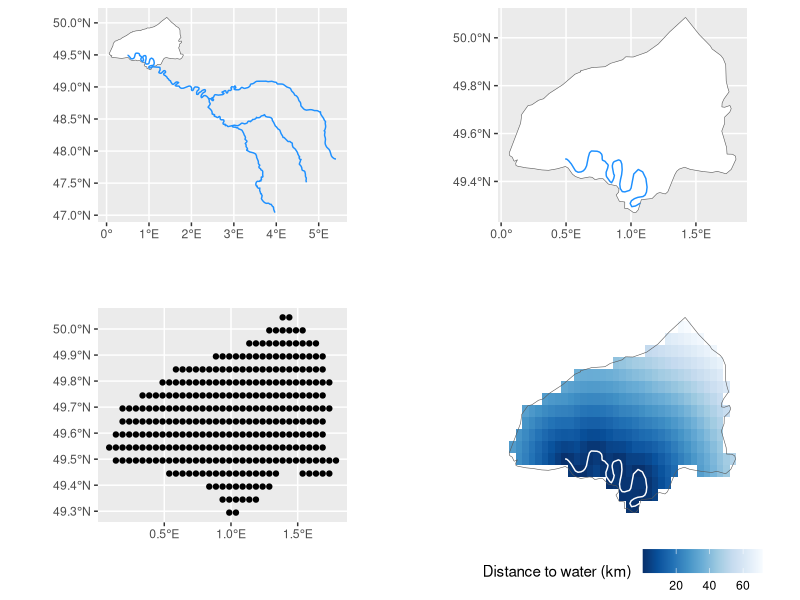
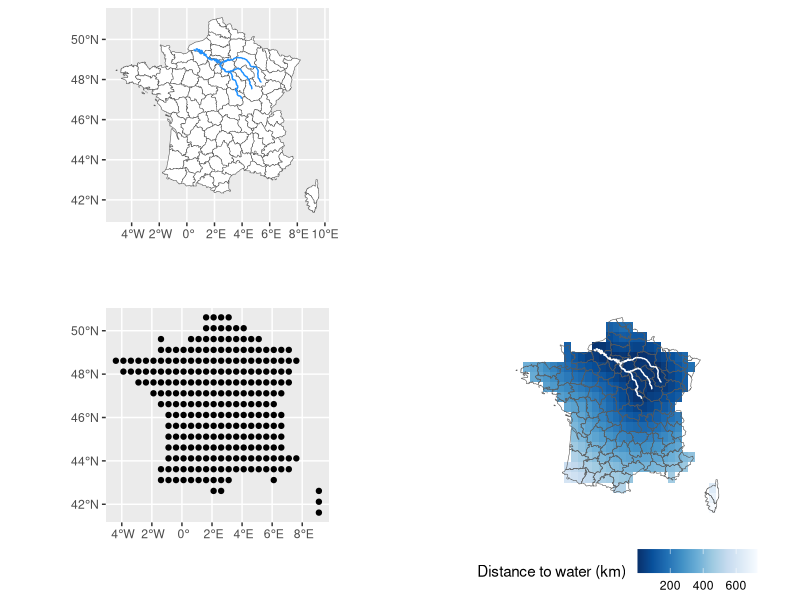

The R source for these figures, in order:
## ---- chunk 1
# Packages needed
{
  library("ggplot2") # plotting
  library("cowplot") # plotting
  library("RColorBrewer") # color palette
  library("sf") # spatial library
  library("spData") # river network
  library("maps") # borders of French departments
}
## ---- chunk 2
# Import Seine river
data("seine")

# Import one department
# map("france", namesonly = TRUE, plot = FALSE) # get names of French departments
sm <- map("france", regions = "Seine-Maritime", fill = FALSE, col = "black",
          plot = FALSE)

# Convert to sf objects
sm_sf <- st_as_sf(sm)
seine_sf <- st_as_sf(seine)

# Crop seine to Seine-Maritime department
seine_int <- seine_sf %>%
  st_transform(crs = st_crs(sm_sf)) %>% # same CRS
  st_intersection(sm_sf) # crop

# Draw grid
sm_grid <- st_make_grid(sm_sf, cellsize = 0.05, what = "centers")
# Crop the grid to Seine-Maritime department
sm_grid_int <- st_intersection(sm_grid, sm_sf)
# Compute distance to Seine river
dist_seine <- st_distance(seine_int, sm_grid_int)
# Conversion to dataframe
dist_seine_df <- data.frame(dist_seine = as.vector(dist_seine)/1000,
                            st_coordinates(sm_grid_int))

# Plot
plot_grid(
  ggplot(sm_sf) +
    geom_sf(fill = "white") +
    geom_sf(data = seine, color = "dodgerblue"),
  ggplot(sm_sf) +
    geom_sf(fill = "white") +
    geom_sf(data = seine_int, color = "dodgerblue"),
  ggplot(sm_grid_int) +
    geom_sf(),
  ggplot(dist_seine_df, aes(X, Y, fill = dist_seine)) +
    geom_tile() +
    geom_sf(data = sm_sf, inherit.aes = FALSE, fill = NA, size = 1) +
    geom_sf(data = seine_int, inherit.aes = FALSE, color = "white") +
    scale_fill_gradientn(colours = rev(brewer.pal(9, "Blues"))) +
    labs(fill = "Distance to water (km)") +
    theme_void() +
    theme(legend.position = "bottom"),
  nrow = 2, rel_widths = rep(1, 4), rel_heights = rep(1, 4), align = "vh")
## ---- chunk 3
fr_departments <- map("france", fill = FALSE, col = "black", plot = FALSE)

fr_departments_sf <- st_as_sf(fr_departments)
seine_sf <- st_as_sf(seine)

sf_use_s2(FALSE)

seine_int <- seine_sf %>%
  st_transform(crs = st_crs(fr_departments_sf)) %>% # same CRS
  st_intersection(fr_departments_sf) # crop

fr_departments_grid <- st_make_grid(fr_departments_sf, cellsize = 0.5,
                                    what = "centers")
# fr_departments_grid_int <- st_intersection(fr_departments_grid,
#                                            fr_departments_sf)
# https://github.com/r-spatial/sf/issues/347
fr_departments_grid_int <- st_intersection(fr_departments_grid,
                                           st_buffer(fr_departments_sf, 0))

# Compute distance to Seine river
dist_seine <- st_distance(seine_int, fr_departments_grid_int)
# Only minimum distance
dist_seine <- apply(dist_seine, 2, min)

# RDS object saved: cellsize = 0.1 for the grid
# dist_seine <- readRDS("D:/PIERRE_DENELLE/Stackoverflow/world_dist_rivers.rds")
dist_seine_df <- data.frame(dist_seine = as.vector(dist_seine)/1000,
                            st_coordinates(fr_departments_grid_int))

# Plot
plot_grid(
  ggplot(fr_departments_sf) +
    geom_sf(fill = "white") +
    geom_sf(data = seine_int, color = "dodgerblue"),
  NULL,
  ggplot(fr_departments_grid_int) +
    geom_sf(),
  ggplot(dist_seine_df, aes(X, Y, fill = dist_seine)) +
    geom_tile() +
    geom_sf(data = fr_departments_sf, inherit.aes = FALSE, fill = NA, size = 1) +
    geom_sf(data = seine_int, inherit.aes = FALSE, color = "white") +
    scale_fill_gradientn(colours = rev(brewer.pal(9, "Blues"))) +
    labs(fill = "Distance to water (km)") +
    theme_void() +
    theme(legend.position = "bottom"),
  nrow = 2, rel_widths = rep(1, 4), rel_heights = rep(1, 4), align = "vh")
## ---- chunk 4
seine_multi_plot <- ggplot(dist_seine_df, aes(X, Y, fill = dist_seine)) +
    geom_tile() +
    geom_sf(data = fr_departments_sf, inherit.aes = FALSE, fill = NA, size = 1) +
    geom_sf(data = seine_int, inherit.aes = FALSE, color = "white") +
    scale_fill_gradientn(colours = rev(brewer.pal(9, "Blues"))) +
    labs(fill = "Distance to water (km)") +
    theme_void() +
    theme(legend.position = "bottom")

## ---- chunk 5
#| include: false
ggplot2::ggsave(here::here("posts", "distance_river", "seine_multi.png"),
                plot = seine_multi_plot, device = "png", dpi = "retina")
